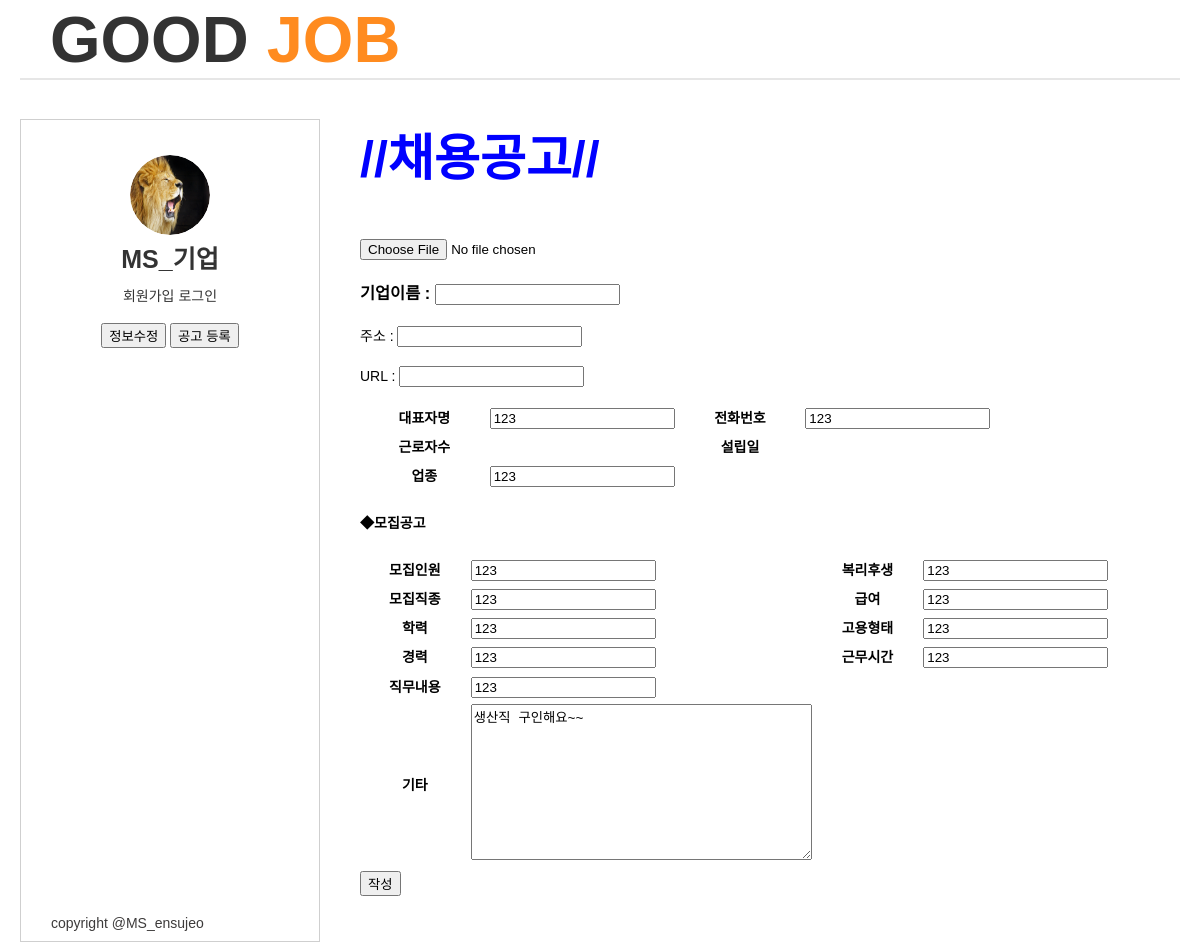
Screenshot of /memo/update/11 with the database file from the repository.
### memo/models.py (models this page shows, shortened)
class Memo(models.Model):
    company = models.CharField('기업이름',max_length=200)
    address = models.CharField('주소', max_length=200)
    pic = models.ImageField("사진", blank=True)
    URL = models.CharField('URL', max_length=200)
    pic = models.ImageField('기업로고', blank=True)
    representative = models.CharField('대표자명', max_length=200)
    telephone = models.CharField("전화번호", max_length=200)
    business = models.CharField("분야", max_length=200)
    volume = models.CharField("모집인원", max_length=200)
    advantage = models.CharField("복리후생", max_length=200)
    type = models.CharField("직종",max_length=200)
    money = models.CharField("급여",max_length=200)
    grade = models.CharField("학력",max_length=200)
    diversification = models.CharField("고용형태",max_length=200)
    career = models.CharField("경력",max_length=200)
    time = models.CharField("근무시간",max_length=200)
    content = models.CharField("직무내용",max_length=200)
    etc = models.TextField("기타사항",blank=True)
    created_at = models.DateTimeField('생성날짜', auto_now_add=True) #생성될때 픽스됨
    modified_at = models.DateTimeField('수정날짜', auto_now=True)#수정할때마다 바뀜

### memo/views.py (the view, shortened to what this page needs)
# urls.py: path('update/<int:update_id>', update, name="update"), #path converter(<int:update_id>)에 붙이는 이름은 자유롭게 붙이셔도 상관없지만 일반적으로는 pk를 많이 씁니다.
def update(request,update_id): #글의 수정이라는 것은 특정한 글(id값 필요)을 수정(create와 유사)하는 것입니다.
    context={}
    context['baboform'] = BaboForm(instance=Memo.objects.get(id=update_id))
    return render(request,'co_update.html',context)

### memo/forms.py
class BaboForm(ModelForm):
    class Meta:
        model = Memo
        fields = fields = ("company",'address','URL','pic',"telephone",'representative','business','volume','advantage','type','money','grade','diversification','career','time','content','etc',)

### memo/templates/co_update.html (shortened to what this page needs)
{% extends 'base.html' %}
{% load static %}
{% block extrahead %}
<link rel="stylesheet" href="{% static 'css/co_detail.css' %}">
{% endblock %}
{% block user_logo %}
<a href="{% url 'co_mypage' %}">
  <span>GOOD </span><span class="logo1">JOB</span>
</a>
{% endblock %}
{% block nav_profile %}
<img class="pro_box" src="{% static 'image/lion.jpg' %}" />
{% endblock %}
{% block nav_name %}
<p class="nav_name">MS_기업</p>
{% if user.is_authenticated %}
<span>
    사용자({{user}})
</span>
<a href="{% url 'logout' %}">로그아웃</a>
{%else%}
<a href="{% url 'signup' %}">회원가입</a>
<a href="{% url 'login' %}">로그인</a>
{%endif%}
{% endblock %}
{% block nav_info %}
<a class="co_upload" href="">
  <button class="info_btn">
    정보수정
  </button>
</a>
<a class="co_upload" href="{% url 'co_create' %}">
  <button class="enroll_btn" type="submit">
    공고 등록
  </button>
</a>
{% endblock %}
{% block contents %}
<form method="POST" enctype="multipart/form-data">
    <div calss="container board info_company-group">
    <div class='block'>
        <h1 class='Cinfo'>
            //채용공고//
        </h1>
    </div>
    <div class="Cinfo_logo">
        <p><input type="file" name="pic"/></p>
    </div>
    <div class="Cinfo_name">
        <h3>기업이름 : <input type="text" name="company"/></h3>
        <p>주소 : <input type="text" name="address"/></p>
        <p>
            URL : <input type="text" name="URL"/>
        </p>
        <table class="table">
            <colgroup>
                <col style="width: 20%;">
                <col style="width: 30%;">
                <col style="width: 20%;">
                <col style="width: 30%;">
            </colgroup>
            <tbody>
                <tr>
                    <th class="th">대표자명</th>
                    <td>{{baboform.representative}}</td>
                    <th class="th">전화번호</th>
                    <td>{{baboform.telephone}}</td>
                </tr>
                <tr>
                    <th class="th">근로자수</th>
                    <td>{{baboform.number}}</td>
                    <th class="th">설립일</th>
                    <td>{{baboform.date}}</td>
                </tr>
                <tr>
                    <th class="th">업종</th>
                    <td>{{baboform.business}}</td>
                </tr>
            </tbody>
        </table>
    </div>
</div>
<div class="row">
    <h4 class="tit_padding15">
        ◆모집공고
    </h4>
    <div class='col-md-12'>
        <table class="table">
            <colgroup>
            <col style="width: 20%;">
            <col style="width: 30%;">
            <col style="width: 20%;">
            <col style="width: 30%;">
        </colgroup>
        <tbody>
            <tr>
                <th class="th">모집인원</th>
                <td>{{baboform.volume}}</td>
                <th class="th"h>복리후생</th>
                <td>{{baboform.advantage}}</td>
            </tr>
            <tr>
                <th class="th">모집직종</th>
                <td>{{baboform.type}}</td>
                <th class="th">급여</th>
                <td>{{baboform.money}}</td>
            </tr>
            <tr>
                <th class="th">학력</th>
                <td>{{baboform.grade}}</td>
                <th class="th">고용형태</th>
                <td>{{baboform.diversification}}</td>
            </tr>
            <tr>
                <th class="th">경력</th>
                <td>{{baboform.career}}</td>
                <th class="th">근무시간</th>
                <td>{{baboform.time}}</td>
            </tr>
            <tr>
                <th class="th">직무내용</th>
                <td>{{baboform.content}}</td>
            </tr>
            <tr>
                <th class="th">기타</th>
                <td>
                    {{baboform.etc}}
                </td>
            </tr>
        </tbody>
        </table>
    </div>
</div>
    <button type="submit">작성</button>
</form>
{% endblock %}

### basestatic/css/base.css (style rules this page uses)
a,a:visited { text-decoration:none; color: #333; }
* { box-sizing: border-box; }
body { font:14px/1.8 Arial, Helvetica, sans-serif; min-height: 100vh; position: relative; margin: 0; padding-left: 20px; padding-right: 20px; }
.logo1 { color: #ff8b1f; }
.pro_box { width: 80px; height: 80px; border-radius: 70%; overflow: hidden; display: block; margin: auto; }
.nav_name { font-size: 25px; font-weight: bold; margin: 2px; }

### memo/static/css/co_detail.css (style rules this page uses)
.Cinfo { font-size : 50px; color : blue; }

### rows the page displays
Memo: representative "123", telephone "123", business "123", volume "123", advantage "123", type "123", money "123", grade "123", diversification "123", career "123", time "123", content "123", etc "생산직 구인해요~~"
